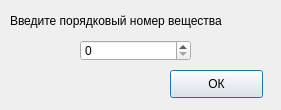
<?xml version="1.0" encoding="UTF-8"?>
<ui version="4.0">
 <class>Dialog</class>
 <widget class="QDialog" name="Dialog">
  <property name="geometry">
   <rect>
    <x>0</x>
    <y>0</y>
    <width>281</width>
    <height>110</height>
   </rect>
  </property>
  <property name="windowTitle">
   <string>Dialog</string>
  </property>
  <widget class="QPushButton" name="okbutton">
   <property name="geometry">
    <rect>
     <x>170</x>
     <y>70</y>
     <width>93</width>
     <height>28</height>
    </rect>
   </property>
   <property name="text">
    <string>ОК</string>
   </property>
  </widget>
  <widget class="QLabel" name="label_3">
   <property name="geometry">
    <rect>
     <x>10</x>
     <y>10</y>
     <width>271</width>
     <height>21</height>
    </rect>
   </property>
   <property name="font">
    <font>
     <pointsize>9</pointsize>
    </font>
   </property>
   <property name="text">
    <string>Введите порядковый номер вещества</string>
   </property>
  </widget>
  <widget class="QSpinBox" name="number">
   <property name="geometry">
    <rect>
     <x>80</x>
     <y>40</y>
     <width>111</width>
     <height>21</height>
    </rect>
   </property>
  </widget>
 </widget>
 <resources/>
 <connections/>
</ui>
